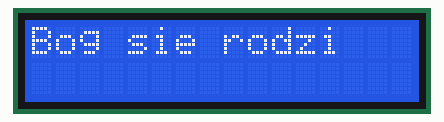
Simulated run of this program. Board: ESP32. Parts: 16×2 character LCD.

Above: at 2.1 s.
At 5.7 s:
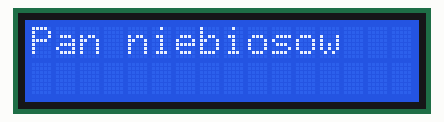
At 10.7 s:
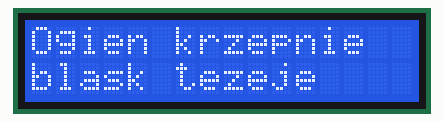
At 19.8 s:
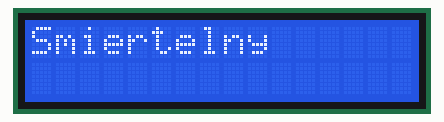
At 28.3 s:
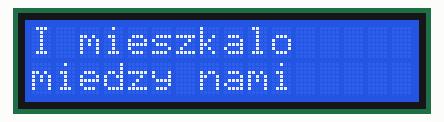
At 37.4 s:
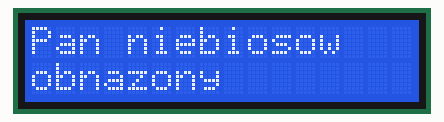

Measured:
- what the display in image 0 shows lasts 1.5 s, from 2.1 s to 3.6 s
- what the display in image 2 shows lasts 2.1 s, from 10.6 s to 12.7 s
- what the display in image 4 shows lasts 4.0 s, from 28.3 s to 32.3 s

The program:

main.cpp
```cpp
//YWROBOT
//Compatible with the Arduino IDE 1.0
//Library version:1.1
#include <LiquidCrystal_I2C.h>
#include <Arduino.h>
#include <Wire.h>

LiquidCrystal_I2C lcd(0x27,16,2);  // set the LCD address to 0x27 for a 16 chars and 2 line display

const int ilosc_wersow=16;
String tekst[ilosc_wersow]{
  "Bog sie rodzi","moc truchleje","Pan niebiosow","obnazony","Ogien krzepnie","blask tezeje","Ma granice","Nieskonczony","Wzgardzony","okryty chwala","Smiertelny","Bog nad wiekami","A slowo cialem","sie stalo","I mieszkalo","miedzy nami"
};

void setup()
{
  lcd.init();                      // initialize the lcd
  // Print a message to the LCD.
  lcd.backlight();

}


void loop()
{
  delay(2000);
  for(int i=0;i<ilosc_wersow;i++){
    lcd.clear();
    lcd.setCursor(0,0);
    lcd.print(tekst[i]);
    delay(1500);
    i++;
    lcd.setCursor(0,1);
    lcd.print(tekst[i]);
    delay(2000);
  }
}
```
